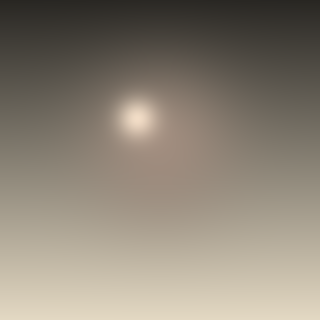
#> input picture gallery/00_source.png, 320 x 320 px
$ python halftone_renderer.py ../gallery/00_source.png out.png
#> lines starting #> are read from the running program, lines starting #| are printed output that depends on the picture
### tools/halftone_common.py
"""Shared helpers for the halftone_mosaic Python tools.

Pure NumPy + Pillow. Images are handled as float arrays in [0, 1]. We keep a
clear distinction between *gamma* (sRGB) space, which is where dithering and
halftoning live perceptually, and *linear* space, which is where averaging /
blurring is physically correct.
"""
from __future__ import annotations

import numpy as np
from PIL import Image

# Palette from the repo seed (handy defaults for tools/notebooks).
PALETTE = {
    "halftone_black": "#000000",
    "halftone_white": "#FFFFFF",
    "cyan": "#00FFFF",
    "magenta": "#FF00FF",
    "yellow": "#FFFF00",
    "newsprint_beige": "#F5F5DC",
    "stained_glass_blue": "#3366CC",
}


def load_image(path: str, mode: str = "RGB") -> np.ndarray:
    """Load an image as a float array in [0, 1] with shape (H, W, C)."""
#> called with path = '../gallery/00_source.png', mode = 'RGB'
    img = Image.open(path).convert(mode)
#> img is the input picture: PIL image 320x320 RGB; mean R, G, B 140.2, 131.6, 118.4
    arr = np.asarray(img, dtype=np.float64) / 255.0
    if arr.ndim == 2:
        arr = arr[..., None]
    return arr


def save_image(arr: np.ndarray, path: str) -> None:
    """Save a float array in [0, 1] (or a 2D gray array) to disk as 8-bit."""
    a = np.clip(arr, 0.0, 1.0)
    a = (a * 255.0 + 0.5).astype(np.uint8)
    if a.ndim == 3 and a.shape[2] == 1:
        a = a[..., 0]
    Image.fromarray(a).save(path)


# [7 lines left out: function to_gray, not called in this run]


def srgb_to_linear(c: np.ndarray) -> np.ndarray:
    """Approximate sRGB -> linear (gamma 2.2)."""
    return np.power(np.clip(c, 0.0, 1.0), 2.2)


def linear_to_srgb(c: np.ndarray) -> np.ndarray:
    """Approximate linear -> sRGB (gamma 1/2.2)."""
    return np.power(np.clip(c, 0.0, 1.0), 1.0 / 2.2)


def rgb_to_cmyk(rgb: np.ndarray) -> np.ndarray:
    """Naive RGB->CMYK separation (no GCR/UCR). Returns (H, W, 4)."""
    r, g, b = rgb[..., 0], rgb[..., 1], rgb[..., 2]
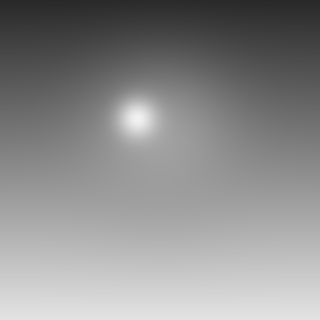
#> r: shape (320, 320) float64; min 0.157, max 0.945, mean 0.55
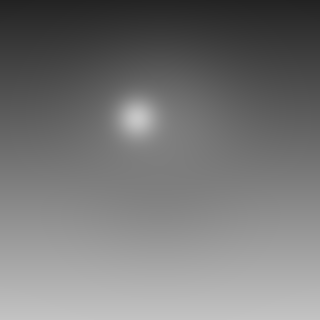
#> b: shape (320, 320) float64; min 0.133, max 0.776, mean 0.464
    k = 1.0 - np.maximum.reduce([r, g, b])
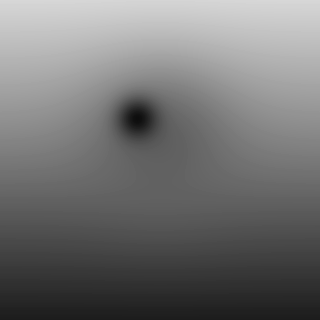
#> k: shape (320, 320) float64; min 0.0549, max 0.843, mean 0.45
    denom = np.clip(1.0 - k, 1e-6, 1.0)
    c = (1.0 - r - k) / denom
#> c: shape (320, 320) float64; every value is 0
    m = (1.0 - g - k) / denom
    y = (1.0 - b - k) / denom
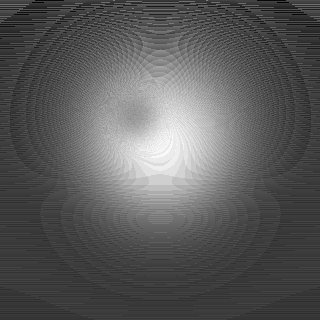
#> y: shape (320, 320) float64; min 0.122, max 0.215, mean 0.155; drawn with min black and max white
    return np.clip(np.stack([c, m, y, k], axis=-1), 0.0, 1.0)
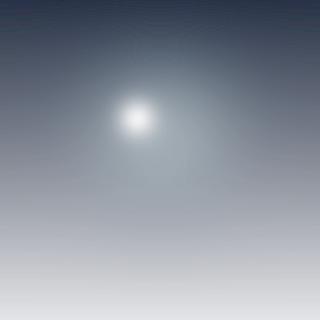
#> returned value: shape (320, 320, 4) float64; mean of channels 0, 1, 2, 3 0, 0.0612, 0.155, 0.45; transparent parts drawn white


# [13 lines left out: functions cmyk_to_rgb, hex_to_rgb01, not called in this run]

### tools/halftone_renderer.py
#!/usr/bin/env python3
"""halftone_renderer.py — CMYK halftone rendering (AM and FM screening).

AM (amplitude modulated): a regular dot grid per channel, dot size tracks ink
coverage, each channel rotated to a classic screen angle to minimise moiré.
FM (frequency modulated / stochastic): uniform-size dots whose *density*
tracks coverage, no fixed angle, no moiré.

Optionally simulates dot gain (ink spread on paper). Output is a high-res RGB
image suitable for screen, or a 1-bit-per-channel bitmap feel at high
supersampling.

Examples
--------
    python halftone_renderer.py portrait.jpg out.png --mode am --lpi 60 --scale 3
    python halftone_renderer.py portrait.jpg out.png --mode am --shape ellipse --dot-gain 0.1
    python halftone_renderer.py portrait.jpg out.png --mode fm --dot-size 2 --scale 2
"""
from __future__ import annotations

import argparse

import numpy as np

from halftone_common import load_image, save_image, rgb_to_cmyk

# Classic CMYK screen angles (degrees). Yellow at 0° (eye least sensitive).
ANGLES = {"C": 15.0, "M": 75.0, "Y": 0.0, "K": 45.0}
# Ink colors as RGB multipliers (subtractive).
INK_RGB = {
    "C": np.array([0.0, 1.0, 1.0]),
    "M": np.array([1.0, 0.0, 1.0]),
    "Y": np.array([1.0, 1.0, 0.0]),
    "K": np.array([0.0, 0.0, 0.0]),
}


def _coords(h: int, w: int, angle_deg: float):
    """Pixel coordinates rotated about the image center."""
    ys, xs = np.mgrid[0:h, 0:w].astype(np.float64)
    cx, cy = w / 2.0, h / 2.0
    xs -= cx
    ys -= cy
    a = np.radians(angle_deg)
    ca, sa = np.cos(a), np.sin(a)
    return xs * ca - ys * sa, xs * sa + ys * ca


def am_screen(coverage: np.ndarray, cell: float, angle: float,
              shape: str, dot_gain: float) -> np.ndarray:
    """Amplitude-modulated screen: dot size follows coverage. Returns ink 0..1."""
    h, w = coverage.shape
    rx, ry = _coords(h, w, angle)
    fx = (np.mod(rx, cell) / cell) - 0.5
    fy = (np.mod(ry, cell) / cell) - 0.5

    cov = np.clip(coverage * (1.0 + dot_gain), 0.0, 1.0)
    radius = np.sqrt(cov) * 0.71  # area ~ coverage; reaches cell corners at 1

    if shape == "square":
        d = np.maximum(np.abs(fx), np.abs(fy))
    elif shape == "ellipse":
        d = np.sqrt(fx * fx + (fy * 1.6) ** 2)
    else:  # round
        d = np.sqrt(fx * fx + fy * fy)

    # Soft threshold for light anti-aliasing.
    aa = 0.5 / cell + 1e-3
    return 1.0 - np.clip((d - (radius - aa)) / (2 * aa), 0.0, 1.0)


def fm_screen(coverage: np.ndarray, dot_size: float, density: float,
              rng: np.random.Generator) -> np.ndarray:
    """Frequency-modulated screen: uniform dots, density follows coverage."""
    h, w = coverage.shape
    ink = np.zeros((h, w))
    cell = max(int(round(min(h, w) / max(density, 1.0))), 1)
    r = int(np.ceil(dot_size))
    ys = np.arange(0, h, cell)
    xs = np.arange(0, w, cell)
    yy, xx = np.meshgrid(ys, xs, indexing="ij")
    # Jitter candidate dot positions inside each cell.
    jy = (rng.random(yy.shape) * cell).astype(int)
    jx = (rng.random(xx.shape) * cell).astype(int)
    py = np.clip(yy + jy, 0, h - 1)
    px = np.clip(xx + jx, 0, w - 1)
    keep = rng.random(py.shape) < coverage[py, px]
    py, px = py[keep], px[keep]

    # Stamp small disks.
    yk, xk = np.mgrid[-r:r + 1, -r:r + 1]
    disk = (xk * xk + yk * yk) <= dot_size * dot_size
    for cy, cx in zip(py, px):
        y0, y1 = max(cy - r, 0), min(cy + r + 1, h)
        x0, x1 = max(cx - r, 0), min(cx + r + 1, w)
        dy0, dx0 = y0 - (cy - r), x0 - (cx - r)
        sub = disk[dy0:dy0 + (y1 - y0), dx0:dx0 + (x1 - x0)]
        ink[y0:y1, x0:x1] = np.maximum(ink[y0:y1, x0:x1], sub)
    return ink


def render(img: np.ndarray, args) -> np.ndarray:
    # Supersample for crisp dots, then downsample on save by scaling input up.
    cmyk = rgb_to_cmyk(img)
    h, w = cmyk.shape[:2]
#> h = 320; w = 320
    cell = max(min(h, w) / max(args.lpi, 1.0), 2.0)
#> cell = 5.33

    paper = np.ones((h, w, 3))  # white paper
    out = paper.copy()
    rng = np.random.default_rng(args.seed)

    for idx, ch in enumerate("CMYK"):
        coverage = cmyk[..., idx]
        if args.mode == "am":
            ink = am_screen(coverage, cell, ANGLES[ch], args.shape, args.dot_gain)
        else:
            ink = fm_screen(coverage, args.dot_size, args.lpi, rng)
        # Multiply ink color onto the accumulating paper (subtractive).
        ink3 = ink[..., None]
        out = out * (1.0 - ink3 * (1.0 - INK_RGB[ch]))
#> this loop made 4 passes
#> pass 1, in render, `ink = am_screen(coverage, cell, ANGLES[ch], args.shape, args.dot_gain)`:
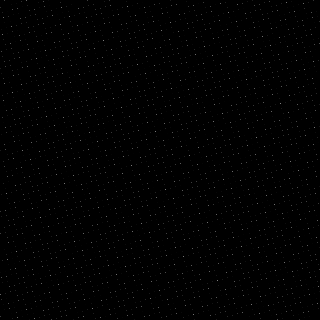
#> ink: shape (320, 320) float64; min 0, max 0.497, mean 0.00469
#> after the loop:
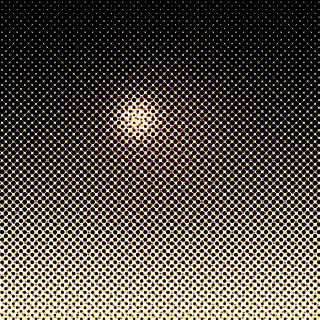
#> out: shape (320, 320, 3) float64; mean R, G, B 0.346, 0.311, 0.259
    return np.clip(out, 0.0, 1.0)


def main() -> None:
    p = argparse.ArgumentParser(description=__doc__,
                                formatter_class=argparse.RawDescriptionHelpFormatter)
    p.add_argument("input")
    p.add_argument("output")
    p.add_argument("--mode", choices=["am", "fm"], default="am")
    p.add_argument("--lpi", type=float, default=60.0,
                   help="lines per inch analogue: dot cells across the image")
    p.add_argument("--shape", choices=["round", "ellipse", "square"], default="round")
    p.add_argument("--dot-gain", type=float, default=0.0, help="0..1 ink spread")
    p.add_argument("--dot-size", type=float, default=1.5, help="FM dot radius (px)")
    p.add_argument("--scale", type=float, default=1.0, help="upscale input before screening")
    p.add_argument("--seed", type=int, default=0, help="RNG seed for FM screening")
    args = p.parse_args()

    img = load_image(args.input)
    if args.scale != 1.0:
        from PIL import Image
        h, w = img.shape[:2]
        pil = Image.fromarray((np.clip(img, 0, 1) * 255).astype(np.uint8))
        pil = pil.resize((int(w * args.scale), int(h * args.scale)), Image.LANCZOS)
        img = np.asarray(pil, dtype=np.float64) / 255.0

    out = render(img, args)
    save_image(out, args.output)
    print(f"wrote {args.output}  (mode={args.mode}, lpi={args.lpi}, shape={args.shape})")


if __name__ == "__main__":
    main()
